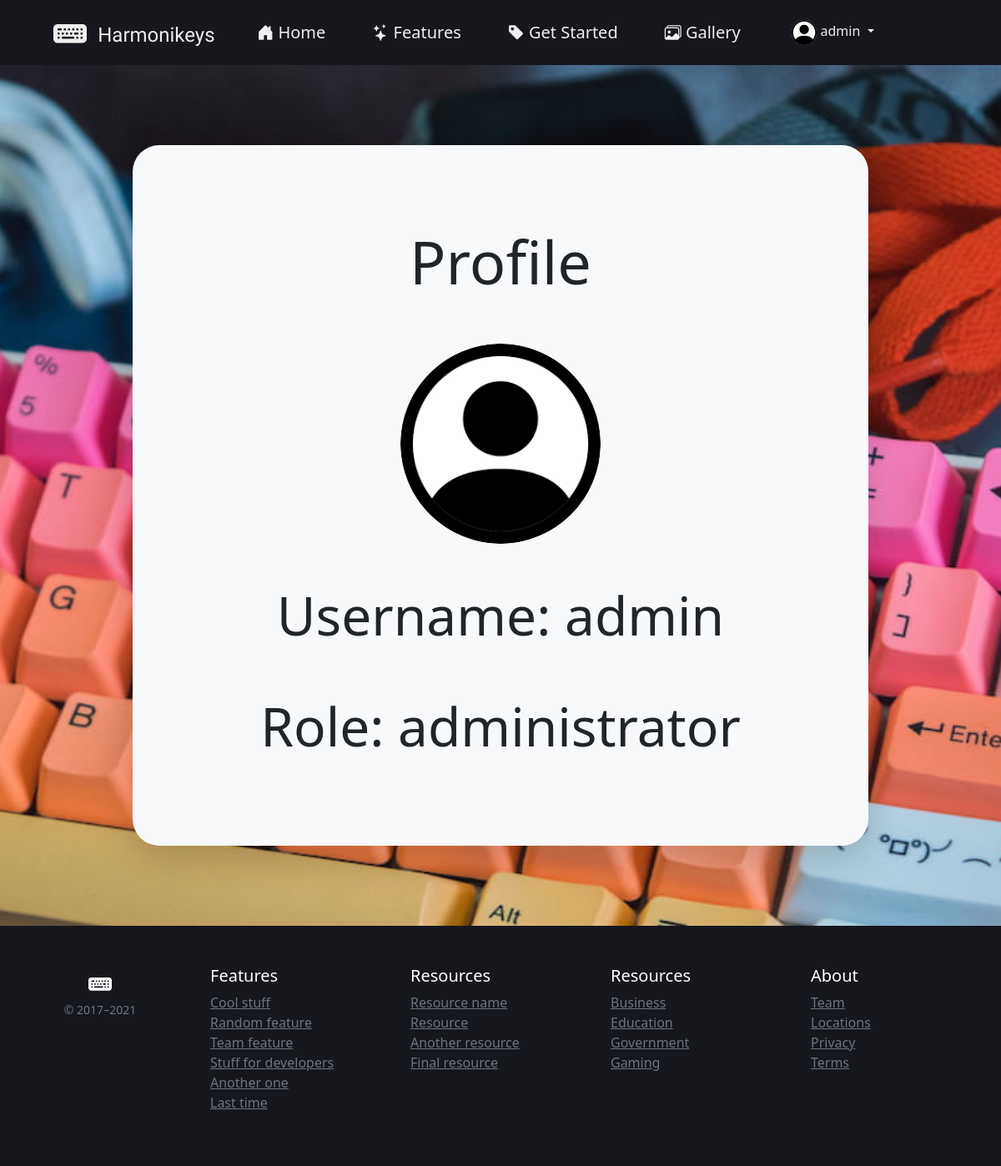
Page /pages/profile.php (signed in) on the committed database.
### tables this page shows
CREATE TABLE `tb_users` (
  `id` int(11) NOT NULL,
  `username` varchar(100) NOT NULL,
  `userpass` varchar(255) NOT NULL,
  `userimg` varchar(100) DEFAULT 'default_user_img.png',
  `userrole` varchar(50) NOT NULL DEFAULT 'user'
);

### helpers/functions.php (called while the page is built, shortened)
<?php
$conn = new mysqli("localhost", "root", "", "db_finalproject");
function query($query) {
  global $conn;
  $result = $conn->query($query);
  $rows = [];
  while ($row = mysqli_fetch_assoc($result)){
    $rows[] = $row;
  }
  return $rows;
}
?>

### pages/profile.php (the view, shortened to what this page needs)
<?php
require "../helpers/functions.php";
if (isset($_SESSION["username"])) {
  $ses_username = $_SESSION["username"];
  $ses_data = query("SELECT * FROM tb_users WHERE username = '$ses_username'")[0];
}
?>
<!doctype html>
<html lang="en">
<head>
  <link href="https://cdn.jsdelivr.net/npm/bootstrap@5.0.1/dist/css/bootstrap.min.css" rel="stylesheet"
>
  <link rel="stylesheet" href="https://cdn.jsdelivr.net/npm/bootstrap-icons@1.5.0/font/bootstrap-icons.css">
  <link rel="stylesheet" href="style.css">
</head>
<body class="min-vh-100">
  <header class="site-header sticky-top px-5" style="background-color: #16161d;">
    <div class="navbar navbar-expand-lg p-1">
      <div class="container d-flex flex-column flex-md-row">
        <div class="row w-100">
          <a href="index.php" class="navbar-brand d-none d-lg-inline-block col-2">
            <i class="bi bi-keyboard-fill fs-1 d-inline-block"></i>
            <span class="d-inline-block fs-4 p-0 ps-2 position-relative"
              style="top: -4px;  font-family: 'Yellowtail', cursive;">Harmonikeys</span>
          </a>
          <nav class="collapse navbar-collapse justify-content-lg-center col-7 ps-3" id="navbar">
            <ul class="navbar-nav mb-2 mb-sm-0 text-center" id="menu">
              <li class="nav-item me-lg-4">
                <a class="nav-link fs-5" aria-current="page" href="index.php#home">
                  <i class="bi bi-house-door-fill"></i>
                  <span>Home</span>
                </a>
              </li>
              <li class="nav-item me-lg-4">
                <a class="nav-link fs-5" href="index.php#features">
                  <i class="bi bi-stars"></i>
                  <span>Features</span>
                </a>
              </li>
              <li class="nav-item me-lg-4">
                <a class="nav-link fs-5" href="index.php#getstarted">
                  <i class="bi bi-tag-fill"></i>
                  <span>Get Started</span>
                </a>
              </li>
              <li class="nav-item">
                <a class="nav-link fs-5" href="index.php#gallery">
                  <i class="bi bi-images"></i>
                  <span>Gallery</span>
                </a>
              </li>
            </ul>
          </nav>
          <div class="dropdown d-none d-lg-inline-block col-2 mt-3 p-1">
            <?php if( !(isset($_SESSION["login"])) ) : ?>
            <div class="nav-item">
              <a href="login.php" class="text-decoration-none fs-5">Login</a>
            </div>
            <?php else : ?>
            <div class="d-none d-lg-block nav-item dropdown">
              <a class="dropdown-toggle text-decoration-none" href="#" id="dropdown2" data-bs-toggle="dropdown"
                aria-expanded="false">
                <img src="../img/<?= $ses_data['userimg'] ?>" class="rounded-pill" width="30" height="30"
                  alt="User Profile Image">
                <span><?= $ses_data['username'] ?></span>
              </a>
            </div>
            <?php endif; ?>
          </div>
        </div>
      </div>
    </div>
  </header>
  <main class="min-vh-100 container d-flex justify-content-center align-items-center my-5">
    <div class="row w-75 d-flex flex-column align-items-center text-center shadow-lg bg-light py-5 px-5 m-5"
      style="border-radius: 2rem;">
      <div class="mt-5 mb-5">
        <h1 class="display-2">Profile</h1>
      </div>
      <div class="mb-5 d-flex align-items-center justify-content-center">
        <img src="../img/<?= $ses_data["userimg"] ?>" class="rounded-circle" style="height: 15rem; width: 15rem;">
      </div>
      <div class="mb-5">
        <h2 class="display-3">Username: <?= $ses_data["username"] ?></h2>
      </div>
      <div class="mb-5">
        <h2 class="display-3">Role: <?= $ses_data["userrole"] ?></h2>
      </div>
    </div>
  </main>
  <footer class="container-fluid py-5 text-white" style="background-color: #16161d;">
    <div class="row">
      <div class="col-12 col-md text-center">
        <i class="bi bi-keyboard-fill fs-3"></i>
        <small class="d-block mb-3 text-muted">&copy; 2017–2021</small>
      </div>
      <div class="col-6 col-md">
        <h5>Features</h5>
        <ul class="list-unstyled text-small">
          <li><a class="link-secondary" href="#">Cool stuff</a></li>
          <li><a class="link-secondary" href="#">Random feature</a></li>
          <li><a class="link-secondary" href="#">Team feature</a></li>
          <li><a class="link-secondary" href="#">Stuff for developers</a></li>
          <li><a class="link-secondary" href="#">Another one</a></li>
          <li><a class="link-secondary" href="#">Last time</a></li>
        </ul>
      </div>
      <div class="col-6 col-md">
        <h5>Resources</h5>
        <ul class="list-unstyled text-small">
          <li><a class="link-secondary" href="#">Resource name</a></li>
          <li><a class="link-secondary" href="#">Resource</a></li>
          <li><a class="link-secondary" href="#">Another resource</a></li>
          <li><a class="link-secondary" href="#">Final resource</a></li>
        </ul>
      </div>
      <div class="col-6 col-md">
        <h5>Resources</h5>
        <ul class="list-unstyled text-small">
          <li><a class="link-secondary" href="#">Business</a></li>
          <li><a class="link-secondary" href="#">Education</a></li>
          <li><a class="link-secondary" href="#">Government</a></li>
          <li><a class="link-secondary" href="#">Gaming</a></li>
        </ul>
      </div>
      <div class="col-6 col-md">
        <h5>About</h5>
        <ul class="list-unstyled text-small">
          <li><a class="link-secondary" href="#">Team</a></li>
          <li><a class="link-secondary" href="#">Locations</a></li>
          <li><a class="link-secondary" href="#">Privacy</a></li>
          <li><a class="link-secondary" href="#">Terms</a></li>
        </ul>
      </div>
    </div>
  </footer>
</body>
</html>

### pages/style.css (style rules this page uses)
body { scroll-behavior: smooth; }
.container { max-width: 1280px; }
.site-header a { color: #efefef; transition: color .15s ease-in-out; }
ul#menu { list-style: none; }
ul#menu li { display: inline-block; padding: .3em .5em; position: relative; overflow: hidden; }
ul#menu li a { text-decoration: none; }
@media only screen and (min-width: 991px) { ul#menu li::before { position: absolute; display: block; content: ''; bottom: 0; left: -100%; width: 100%; height: 5px; transition: 0.4s; background-color: #fff; } }
body, html { height: 100%; overflow-x: hidden; }

### pages/profile.php (style rules this page uses)
body { background-image: url("../img/keyboard3.jpg"); background-attachment: fixed; background-position: center; background-repeat: no-repeat; background-size: cover; scroll-behavior: smooth; }

### rows in the picture
tb_users: userimg (placeholder picture), username "admin", userrole "administrator"
